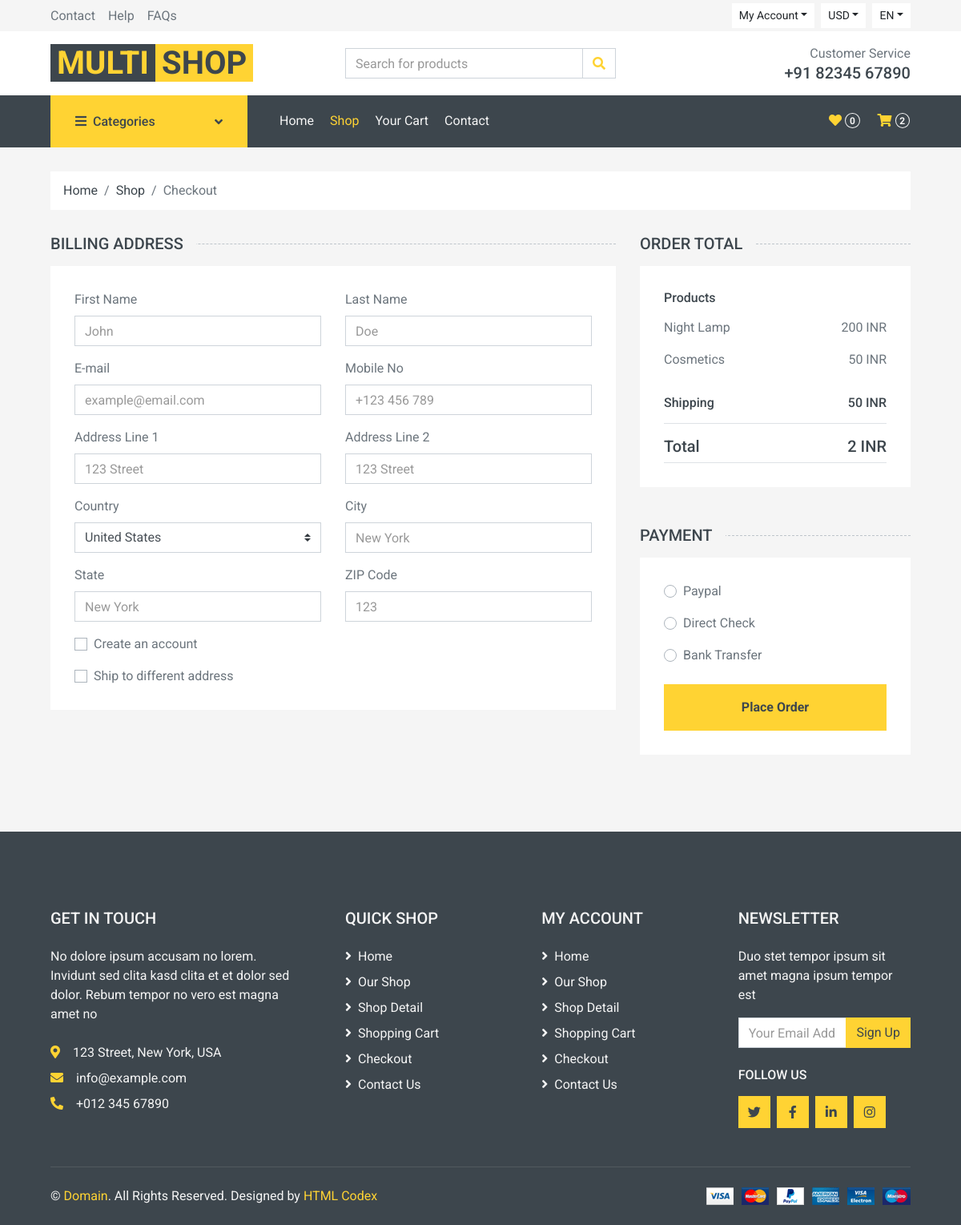
/checkout/ (signed in), run on an earlier commit of the app's database.
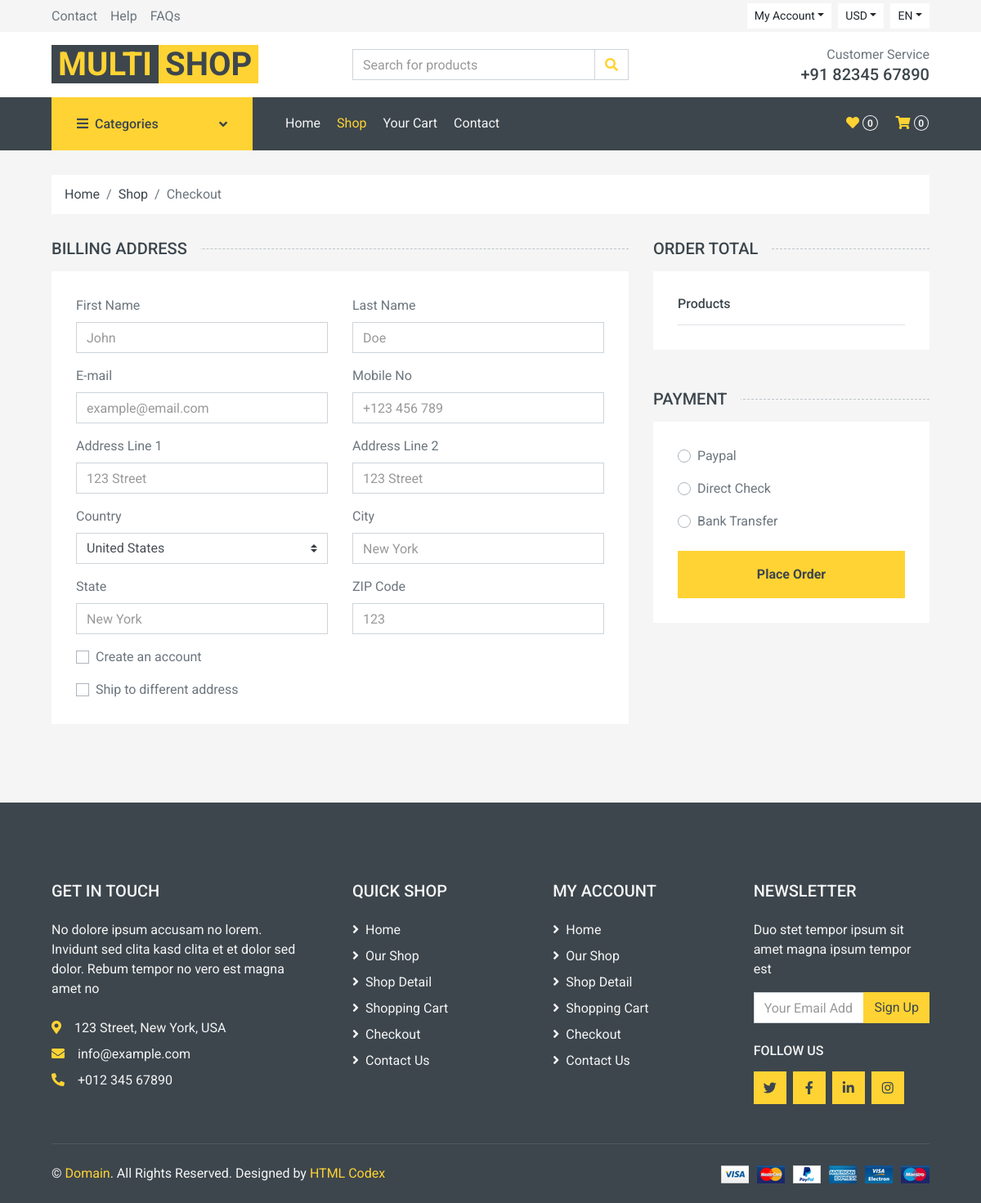
And on a later commit of the database.
### new/models.py (models this page shows, shortened)
class CartItem(models.Model):
    user = models.ForeignKey(User, on_delete=models.CASCADE)
    product = models.ForeignKey(Product, on_delete=models.CASCADE)
    quantity = models.PositiveIntegerField(default=1)
    added_at = models.DateTimeField(auto_now_add=True)

class Product(models.Model):
    category = models.ForeignKey(Category, on_delete=models.CASCADE, null=False, default='')
    image = models.ImageField(upload_to='ecommerce/ping')
    name = models.CharField(max_length=100)
    price = models.IntegerField()
    date = models.DateField(auto_now_add=True)

### new/views.py (the view)
# urls.py: path('checkout/', views.checkouts, name='checkouts'),
def checkouts(request):
    if request.user.is_authenticated:
        user = request.user
        products = CartItem.objects.filter(user=user)
        context = {"products": products}
        return render(request, 'checkout.html', context)
    else:
        return redirect('login')
    return render(request, 'checkout.html', context)

### new/context_processors.py (called while the page is built)
def cart_items_count(request):
    if request.user.is_authenticated:
        cart_items_count = CartItem.objects.filter(user=request.user).count()
    else:
        cart_items_count = 0
    return {'cart_items_count': cart_items_count}

### templates/checkout.html (shortened to what the changed rows need)
{% extends "base.html" %}
{% block body %}
    <div class="container-fluid">
        <div class="row px-xl-5">
            <div class="col-lg-4">
                <div class="bg-light p-30 mb-5">
                    <div class="border-bottom">
                        {% if products %}
                            {% for product in products %}
                                <div class="d-flex justify-content-between">
                                    <p>{{ product.product.name }}</p>
                                    <p>{{ product.product.price }} INR</p>
                                </div>
                            {% endfor %}
                            <div class="border-bottom pt-3 pb-2">
                                <div class="d-flex justify-content-between">
                                    <h6 class="font-weight-medium">Shipping</h6>
                                    <h6 class="font-weight-medium">50 INR</h6>
                                </div>
                            </div>
                            <div class="pt-2">
                                <div class="d-flex justify-content-between mt-2">
                                    <h5>Total</h5>
                                    <h5>{{ products|length }} INR</h5>
                                </div>
                            </div>
                        {% endif %}
                    </div>
                </div>
            </div>
        </div>
    </div>
{% endblock body %}

What changed in the data, as far as the page shows it:
removed CartItem: product.name "Night Lamp", product.price "200"
removed CartItem: product.name "Cosmetics", product.price "50"
Also different on the page:
{{ cart_items_count }}: "2" → "0"
{{ products|length }}: "2" → (not shown)
text no longer shown: "Shipping 50 INR Total INR"
